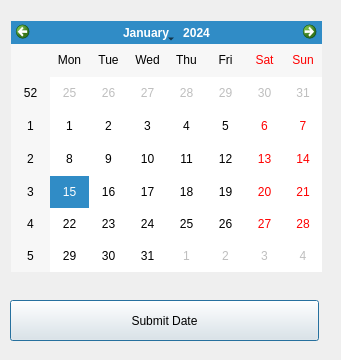
<?xml version="1.0" encoding="UTF-8"?>
<ui version="4.0">
 <class>CalendarWindow</class>
 <widget class="QDialog" name="CalendarWindow">
  <property name="geometry">
   <rect>
    <x>0</x>
    <y>0</y>
    <width>341</width>
    <height>360</height>
   </rect>
  </property>
  <property name="windowTitle">
   <string>Dialog</string>
  </property>
  <widget class="QCalendarWidget" name="calendar">
   <property name="geometry">
    <rect>
     <x>11</x>
     <y>21</y>
     <width>311</width>
     <height>251</height>
    </rect>
   </property>
  </widget>
  <widget class="QPushButton" name="submitButton">
   <property name="geometry">
    <rect>
     <x>10</x>
     <y>300</y>
     <width>309</width>
     <height>41</height>
    </rect>
   </property>
   <property name="text">
    <string>Submit Date</string>
   </property>
  </widget>
 </widget>
 <resources/>
 <connections/>
</ui>
